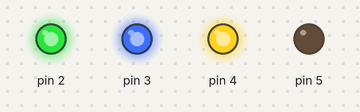
The sketch below on a simulated Arduino Uno, built with avr-gcc and run on an emulated ATmega328P. On the bench: output pins drawn as LEDs (lit = HIGH).

Above: at 0.09 s.
At 0.7 s:
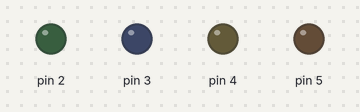
At 2.61 s:
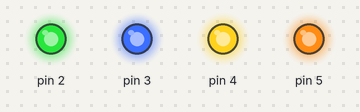
Timing chart, 0 to 3.0 s (numbered marks = the images above):
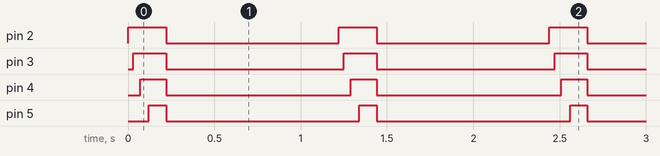

The sketch:

sketch.ino
```cpp
void setup() {
 pinMode(2, OUTPUT);
 pinMode(3, OUTPUT);
 pinMode(4, OUTPUT);
 pinMode(5, OUTPUT);
}

void loop() {
  digitalWrite(2, HIGH);
  delay(30);
  digitalWrite(3, HIGH);
  delay(40);
  digitalWrite(4, HIGH);
  delay(50);
  digitalWrite(5, HIGH);
  delay(100);
  digitalWrite(2, LOW);
  digitalWrite(3, LOW);
  digitalWrite(4, LOW);
  digitalWrite(5, LOW);
  delay(1000);
}
```

Measured:
- by itself, pin 2: alternates HIGH for 0.22 s and LOW for 1.0 s
- by itself, pin 3: alternates HIGH for 0.19 s and LOW for 1.0 s
- by itself, pin 4: alternates HIGH for 0.15 s and LOW for 1.1 s
- by itself, pin 5: alternates HIGH for 0.10 s and LOW for 1.1 s
